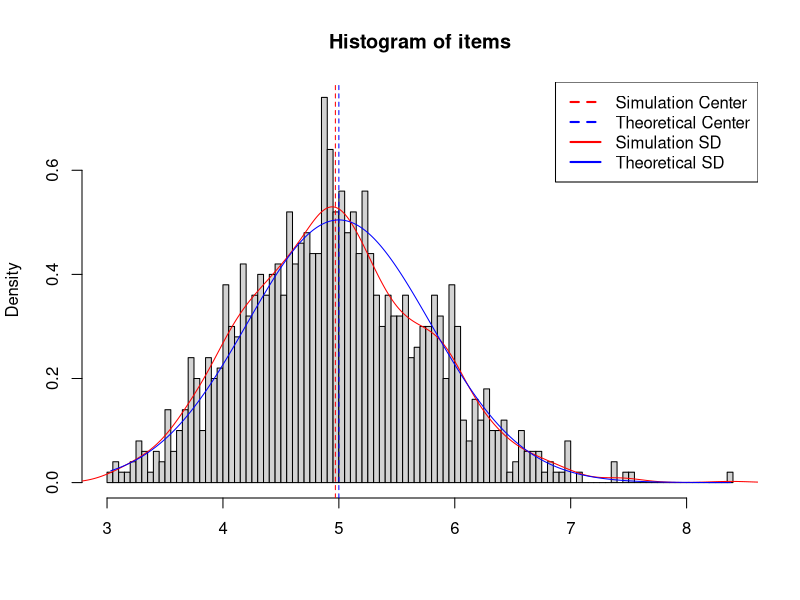
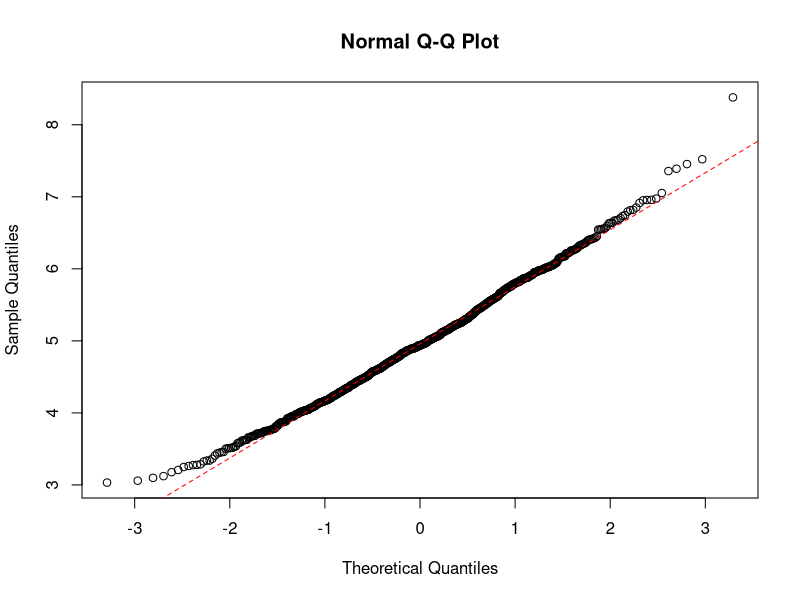

These figures' R source, in order:
## ---- chunk 1
set.seed(12345)
itemSize = 1000
sampleSize = 40
lambda = .2
mat = matrix(rexp(itemSize * sampleSize, rate = lambda), nrow = itemSize, ncol = sampleSize)
items = rowMeans(mat)
## ---- chunk 2
simMean = round(mean(items), digit = 2)
theoMean = 1/lambda
simVar = round(var(items), digit = 2)
theoVar = (1/lambda)^2 / sampleSize

hist(items, breaks = 100, prob=TRUE, xlab = NULL)
lines(density(items), lwd = 1, col = "red", lty = "solid")
abline(v = simMean, lwd = 1, col = "red", lty = "dashed")
abline(v = theoMean, lwd = 1, col = "blue", lty = "dashed")

normal.x = seq(min(items), max(items), length = itemSize)
normal.y = dnorm(normal.x, mean = 1/lambda, sd = (1/lambda)/sqrt(sampleSize))
lines(normal.x, normal.y, lwd = 1, col = "blue", lty = "solid")
legend("topright", c("Simulation Center", "Theoretical Center", "Simulation SD", "Theoretical SD"), lty=c("dashed", "dashed", "solid", "solid"), lwd=2, col = c("red", "blue", "red", "blue"))
## ---- chunk 3
qqnorm(items); qqline(items, col = "red", lty = "dashed")
